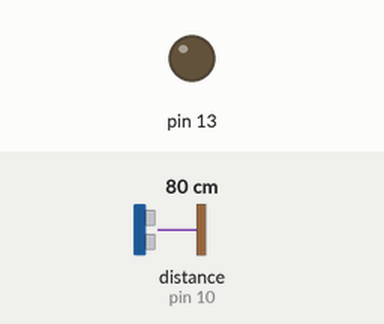
Bench run of a sketch on a simulated Arduino Uno, built with avr-gcc and run on an emulated ATmega328P. Parts: output pins drawn as LEDs (lit = HIGH). Wiring (inferred from the names in the program): ultrasonic range finder: trigger pin 9; echo pin 10. The test bench sets the inputs (shaded band); at power-on: distance to the obstacle (sensor on pin 10) 80 cm. The echo pulse lasts 58.3 µs per cm; pins used as bus, display or sensor lines are not drawn.

Above: at 1.2 s.
1.3 s: distance to the obstacle (sensor on pin 10) set to 22 cm
2.8 s: distance to the obstacle (sensor on pin 10) set to 19 cm
At 3.6 s:
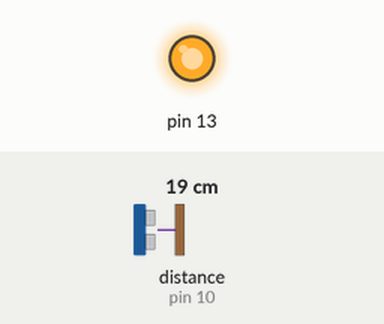
4.3 s: distance to the obstacle (sensor on pin 10) set to 35 cm
At 4.8 s:
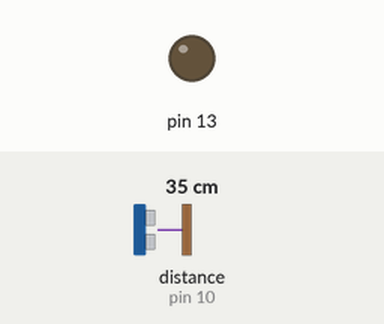
5.8 s: distance to the obstacle (sensor on pin 10) set to 2 cm
At 7.1 s:
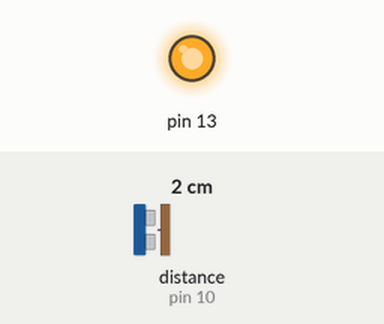
Timing chart, 0 to 8.3 s (numbered marks = the images above; inputs shaded):
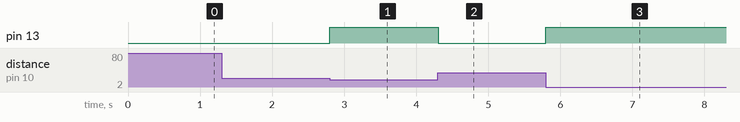

Measured:
- the behaviour switches between 21 and 20 cm on distance to the obstacle (sensor on pin 10) (found by bisection; images 0 and 1)
- after the input at 1.3 s, every drawn part: stays the same
- after the input at 2.8 s, pin 13: LOW → HIGH at once
- after the input at 4.3 s, pin 13: HIGH → LOW at once
- after the input at 5.8 s, pin 13: LOW → HIGH at once

The sketch:

check_distance_ultrasound.ino
```cpp
//define pin numbers
const int trigPin = 9;
const int echoPin = 10;

// define variables
long duration;
int distance;

void setup() {
  // put your setup code here, to run once:
  pinMode(trigPin, OUTPUT);
  pinMode(echoPin, INPUT);
  pinMode(13, OUTPUT);
  Serial.begin(9600);
}

void loop() {
  // put your main code here, to run repeatedly:
  //clear the trigPin
  digitalWrite(trigPin, LOW);
  delayMicroseconds(2);

  // Sets the trigPin on HIGH state for 10 micro seconds
  digitalWrite(trigPin, HIGH);
  delayMicroseconds(10);
  digitalWrite(trigPin, LOW);

  //Reads the echoPin, returns the sound wave time in microseconds
  duration = pulseIn(echoPin, HIGH);

  //calculate distance
  distance = duration*0.034/2;

  if(distance < 20){
    digitalWrite(13, HIGH);
    //delay(500);
    //digitalWrite(13, LOW);
    //delay(500);
  }
  else{
    digitalWrite(13, LOW);
  }


}
```
